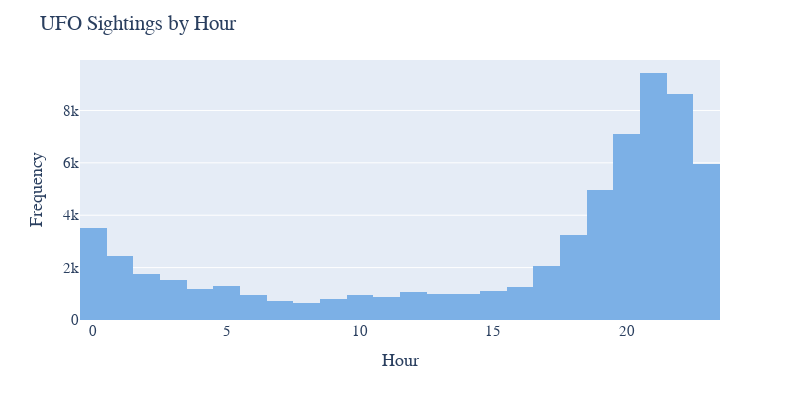

The notebook cell this image was saved under:
### Markdown cell above
## Histogram of Sightings by Hour

### Code cell
fig = px.histogram(df, x=df['datetime'].dt.hour, nbins=24, labels={'datetime': 'Hour', 'count': 'Frequency'},
                   color_discrete_sequence=['rgb(124, 176, 230)'])
fig.update_layout(
    title='UFO Sightings by Hour',
    xaxis=dict(title='Hour'),
    yaxis=dict(title='Frequency'),
    height=400,
    width=800,
    font=dict(
        size=15,       
        family="Computer Modern, Times New Roman, serif"  
    ) 
)
fig.show()

### Figure 1 — Plotly figure (JSON) as saved in the notebook; plotly's stock layout.template omitted (floating-point values rounded to 4 significant figures; data arrays with more than 128 entries replaced by an {"elided": "..."} marker saying what was removed)
{"data": [{"alignmentgroup": "True", "bingroup": "x", "hovertemplate": "x=%{x}<br>count=%{y}<extra></extra>", "legendgroup": "", "marker": {"color": "rgb(124, 176, 230)", "pattern": {"shape": ""}}, "name": "", "nbinsx": 24, "offsetgroup": "", "orientation": "v", "showlegend": false, "type": "histogram", "x": {"elided": "63529 int values"}, "xaxis": "x", "yaxis": "y"}], "layout": {"barmode": "relative", "font": {"family": "Computer Modern, Times New Roman, serif", "size": 15}, "height": 400, "legend": {"tracegroupgap": 0}, "margin": {"t": 60}, "title": {"text": "UFO Sightings by Hour"}, "width": 800, "xaxis": {"anchor": "y", "domain": [0, 1], "title": {"text": "Hour"}}, "yaxis": {"anchor": "x", "domain": [0, 1], "title": {"text": "Frequency"}}}}
